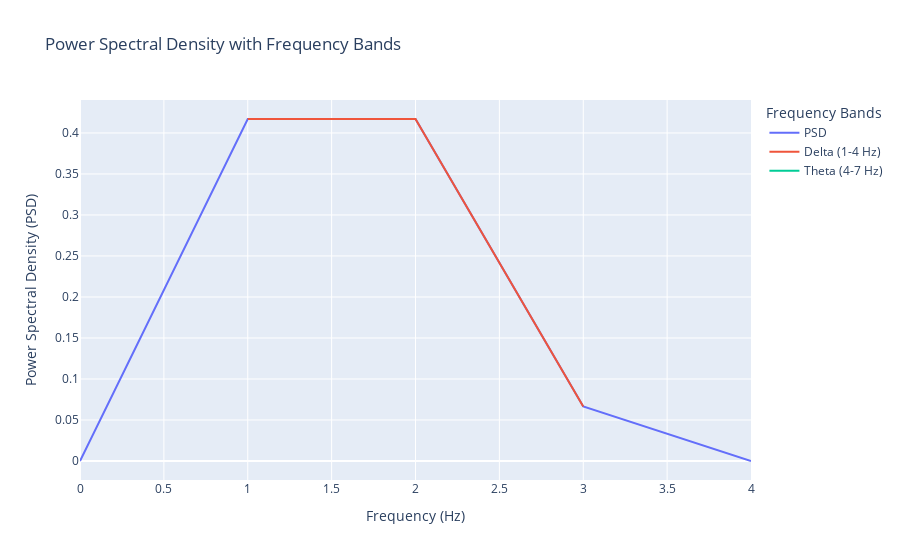

Notebook code cell kept with this figure:
### Markdown cell above
### Example of a spectrogram and what it means to compute power

### Code cell
import numpy as np
import plotly.graph_objects as go
from scipy.signal import welch, get_window

def extract_features(segment, fs):
    window = get_window('hamming', fs)
    nfft = fs
    freq, psd = welch(segment, window=window, fs=fs, nfft=nfft)
    total_energy = np.trapz(psd, freq)
    
    delta_power = np.trapz(psd[(freq >= 1) & (freq < 4)]) / total_energy
    theta_power = np.trapz(psd[(freq >= 4) & (freq < 7)]) / total_energy
    alpha_power = np.trapz(psd[(freq >= 7) & (freq < 12)]) / total_energy
    beta_power = np.trapz(psd[(freq >= 12) & (freq < 20)]) / total_energy
    
    return freq, psd, [delta_power, theta_power, alpha_power, beta_power]

# Generate a sample signal
fs = 8  # Sampling frequency
t = np.linspace(0, 1, fs * 10, endpoint=False)  # 10 seconds of data
signal = np.sin(2 * np.pi * 10 * t) + np.sin(2 * np.pi * 20 * t)  # Example signal with 10 Hz and 20 Hz components

# Extract features and get PSD
freq, psd, features = extract_features(signal, fs)

# Create the plot
fig = go.Figure()

# Plot the PSD
fig.add_trace(go.Scatter(x=freq, y=psd, mode='lines', name='PSD'))

# Highlight the frequency bands
bands = {
    'Delta (1-4 Hz)': (1, 4),
    'Theta (4-7 Hz)': (4, 7),
    'Alpha (7-12 Hz)': (7, 12),
    'Beta (12-20 Hz)': (12, 20)
}

for band_name, (band_start, band_end) in bands.items():
    band_mask = (freq >= band_start) & (freq < band_end)
    fig.add_trace(go.Scatter(
        x=freq[band_mask], y=psd[band_mask], mode='lines', name=band_name
    ))
    
# Update layout
fig.update_layout(
    title='Power Spectral Density with Frequency Bands',
    xaxis_title='Frequency (Hz)',
    yaxis_title='Power Spectral Density (PSD)',
    legend_title='Frequency Bands'
)

# Show the plot
fig.show()



# plot the original signal in a new plot
plot.subplot(211)
plot.title('Original Signal')
plot.plot(t, signal)
plot.xlabel('Time (s)')
plot.ylabel('Amplitude')

### Figure 1 — Plotly figure (JSON) as saved in the notebook; plotly's stock layout.template omitted (floating-point values rounded to 4 significant figures)
{"data": [{"mode": "lines", "name": "PSD", "type": "scatter", "x": [0, 1, 2, 3, 4], "y": [1.098e-30, 0.417, 0.417, 0.06656, 9.635e-31]}, {"mode": "lines", "name": "Delta (1-4 Hz)", "type": "scatter", "x": [1, 2, 3], "y": [0.417, 0.417, 0.06656]}, {"mode": "lines", "name": "Theta (4-7 Hz)", "type": "scatter", "x": [4], "y": [9.635e-31]}, {"mode": "lines", "name": "Alpha (7-12 Hz)", "type": "scatter", "x": [], "y": []}, {"mode": "lines", "name": "Beta (12-20 Hz)", "type": "scatter", "x": [], "y": []}], "layout": {"legend": {"title": {"text": "Frequency Bands"}}, "title": {"text": "Power Spectral Density with Frequency Bands"}, "xaxis": {"title": {"text": "Frequency (Hz)"}}, "yaxis": {"title": {"text": "Power Spectral Density (PSD)"}}}}
